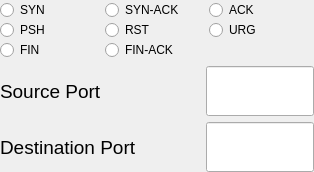
                    <widget class="QWidget" name="tcp">
                     <property name="autoFillBackground">
                      <bool>false</bool>
                     </property>
                     <property name="styleSheet">
                      <string notr="true">#tcp{	
background-color: rgba(82, 88, 104, 1);
}</string>
                     </property>
                     <layout class="QVBoxLayout" name="verticalLayout_5">
                      <property name="spacing">
                       <number>6</number>
                      </property>
                      <property name="leftMargin">
                       <number>0</number>
                      </property>
                      <property name="topMargin">
                       <number>0</number>
                      </property>
                      <property name="rightMargin">
                       <number>0</number>
                      </property>
                      <property name="bottomMargin">
                       <number>0</number>
                      </property>
                      <item>
                       <layout class="QGridLayout" name="tcp_types_grid">
                        <property name="bottomMargin">
                         <number>0</number>
                        </property>
                        <property name="spacing">
                         <number>0</number>
                        </property>
                        <item row="0" column="0">
                         <widget class="QRadioButton" name="tcp_syn_radio">
                          <property name="text">
                           <string>SYN</string>
                          </property>
                         </widget>
                        </item>
                        <item row="3" column="0">
                         <widget class="QRadioButton" name="tcp_fin_radio">
                          <property name="text">
                           <string>FIN</string>
                          </property>
                         </widget>
                        </item>
                        <item row="3" column="1">
                         <widget class="QRadioButton" name="tcp_finack_radio">
                          <property name="text">
                           <string>FIN-ACK</string>
                          </property>
                         </widget>
                        </item>
                        <item row="2" column="1">
                         <widget class="QRadioButton" name="tcp_rst_radio">
                          <property name="text">
                           <string>RST</string>
                          </property>
                         </widget>
                        </item>
                        <item row="0" column="1">
                         <widget class="QRadioButton" name="tcp_synack_radio">
                          <property name="text">
                           <string>SYN-ACK</string>
                          </property>
                         </widget>
                        </item>
                        <item row="2" column="0">
                         <widget class="QRadioButton" name="tcp_psh_radio">
                          <property name="text">
                           <string>PSH</string>
                          </property>
                         </widget>
                        </item>
                        <item row="0" column="4">
                         <widget class="QRadioButton" name="tcp_ack_radio">
                          <property name="text">
                           <string>ACK</string>
                          </property>
                         </widget>
                        </item>
                        <item row="2" column="4">
                         <widget class="QRadioButton" name="tcp_urg_radio">
                          <property name="text">
                           <string>URG</string>
                          </property>
                         </widget>
                        </item>
                       </layout>
                      </item>
                      <item>
                       <layout class="QHBoxLayout" name="tcp_source_port">
                        <property name="spacing">
                         <number>6</number>
                        </property>
                        <item>
                         <widget class="QLabel" name="tcp_source_port_label">
                          <property name="minimumSize">
                           <size>
                            <width>200</width>
                            <height>50</height>
                           </size>
                          </property>
                          <property name="maximumSize">
                           <size>
                            <width>200</width>
                            <height>50</height>
                           </size>
                          </property>
                          <property name="font">
                           <font>
                            <pointsize>14</pointsize>
                           </font>
                          </property>
                          <property name="text">
                           <string>Source Port</string>
                          </property>
                          <property name="wordWrap">
                           <bool>true</bool>
                          </property>
                         </widget>
                        </item>
                        <item>
                         <widget class="QLineEdit" name="tcp_source_port_input">
                          <property name="sizePolicy">
                           <sizepolicy hsizetype="Preferred" vsizetype="Preferred">
                            <horstretch>0</horstretch>
                            <verstretch>0</verstretch>
                           </sizepolicy>
                          </property>
                          <property name="minimumSize">
                           <size>
                            <width>0</width>
                            <height>50</height>
                           </size>
                          </property>
                          <property name="maximumSize">
                           <size>
                            <width>250</width>
                            <height>50</height>
                           </size>
                          </property>
                          <property name="styleSheet">
                           <string notr="true"/>
                          </property>
                         </widget>
                        </item>
                       </layout>
                      </item>
                      <item>
                       <layout class="QHBoxLayout" name="tcp_destination_port">
                        <property name="spacing">
                         <number>6</number>
                        </property>
                        <property name="topMargin">
                         <number>0</number>
                        </property>
                        <item>
                         <widget class="QLabel" name="tcp_destination_port_label">
                          <property name="minimumSize">
                           <size>
                            <width>200</width>
                            <height>50</height>
                           </size>
                          </property>
                          <property name="maximumSize">
                           <size>
                            <width>200</width>
                            <height>50</height>
                           </size>
                          </property>
                          <property name="font">
                           <font>
                            <pointsize>14</pointsize>
                           </font>
                          </property>
                          <property name="text">
                           <string>Destination Port</string>
                          </property>
                          <property name="wordWrap">
                           <bool>true</bool>
                          </property>
                         </widget>
                        </item>
                        <item>
                         <widget class="QLineEdit" name="tcp_destination_port_input">
                          <property name="sizePolicy">
                           <sizepolicy hsizetype="Preferred" vsizetype="Preferred">
                            <horstretch>0</horstretch>
                            <verstretch>0</verstretch>
                           </sizepolicy>
                          </property>
                          <property name="minimumSize">
                           <size>
                            <width>0</width>
                            <height>50</height>
                           </size>
                          </property>
                          <property name="maximumSize">
                           <size>
                            <width>250</width>
                            <height>50</height>
                           </size>
                          </property>
                          <property name="styleSheet">
                           <string notr="true"/>
                          </property>
                         </widget>
                        </item>
                       </layout>
                      </item>
                     </layout>
                    </widget>
